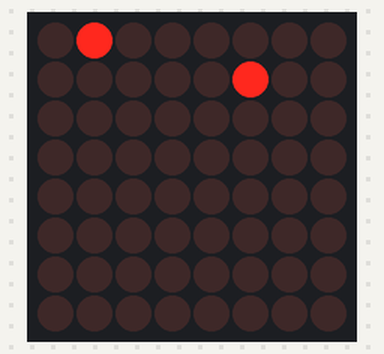
This sketch was run on a simulated Arduino Uno, built with avr-gcc and run on an emulated ATmega328P. On the bench: 8×8 LED matrix. Wiring (inferred from the names in the program): HT16K33 LED driver at I2C address 0x70. What the sketch prints to the serial monitor is not drawn.

Above: at 0.1 s.
At 1.1 s:
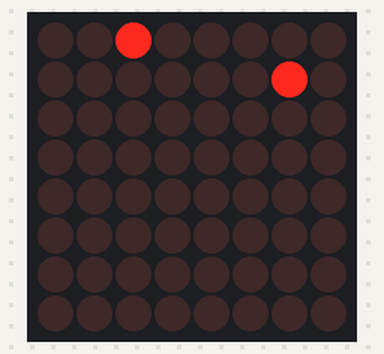
At 2.1 s:
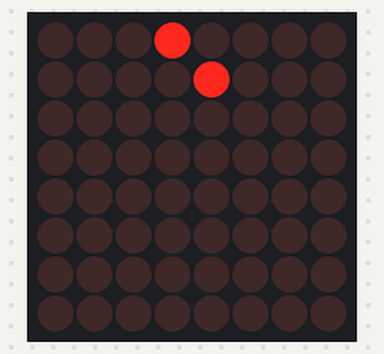

Measured:
- by itself, everything shown: repeats every 3.0 s, in 3 steps
- what the display in image 1 shows lasts 1.0 s, from 1.0 s to 2.0 s

The sketch:

ht16k33.ino
```cpp
#include <Arduino.h>
#include "ht16k33LED.hpp"

Ht16k33led led0(0x70, 0, true);
Ht16k33led led1(0x70, 1, false);

void setup(){
  Serial.begin(115200);
  Serial.println("start.");
  led0.init();
  led1.init();
}

void loop(){
  unsigned int count = 0;
  while(true){
    if(count % 3 == 0){
      led0.write_rgb(1, 0, 0);
      led1.write_rgb(0, 1, 0);
    }else if(count % 3 == 1){
      led0.write_rgb(0, 1, 0);
      led1.write_rgb(0, 0, 1);
    }else{
      led0.write_rgb(0, 0, 1);
      led1.write_rgb(1, 0, 0);
    }

    count++;
    delay(1000);
  }
}
```

ht16k33LED.cpp
```cpp
#include "ht16k33LED.hpp"

// 複数定義しないようにstatic変数はここで実体を定義
bool Ht16k33led::_initialized = false;

Ht16k33led::Ht16k33led(uint8_t address, uint8_t id, bool do_wire_begin)
:_address(address)
,_id(id)
{
  if(do_wire_begin){
    Wire.begin();
  }
}

void Ht16k33led::init(){
  if(_initialized){
    return;
  }
  // システムオシレータON
  Wire.beginTransmission(_address);
  Wire.write(0x21);
  Wire.endTransmission();
  // 点滅OFF
  Wire.beginTransmission(_address);
  Wire.write(0x81);
  Wire.endTransmission();
  // 明るさ1(0-15)
  Wire.beginTransmission(_address);
  Wire.write(0xE1);
  Wire.endTransmission();
  // 全消灯
  Wire.beginTransmission(_address);
  Wire.write(0x00);
  for(int i = 0; i < 8; i++){
    Wire.write(0x00);
    Wire.write(0x00);
  }
  Wire.endTransmission();
  _initialized = true;
}

void Ht16k33led::write_rgb(uint8_t r, uint8_t g, uint8_t b){
  uint16_t row = 0x0000 | (r << (_id * 3)) | (g << (_id * 3 + 1)) | (b << (_id * 3 + 2));
  Wire.beginTransmission(_address);
  Wire.write(_id * 2);
  Wire.write(static_cast<uint8_t>(row & 0x00FF));
  Wire.write((row >> 8));
  Wire.endTransmission();
}

void Ht16k33led::write_row(uint8_t com, uint8_t row1, uint8_t row2){
  Wire.beginTransmission(_address);
  Wire.write(com);
  Wire.write(row1);
  Wire.write(row2);
  Wire.endTransmission();
}

void Ht16k33led::clear(){
  write_rgb(0, 0, 0);
}
```

ht16k33LED.hpp
```cpp
/**
 * @brief ht16K33 フルカラーLED制御クラス
 */

#ifndef HT16K33LED_HPP
#define HT16K33LED_HPP

#include <Wire.h>
#include <Arduino.h>

/**
 * @class Ht16k33led
 * @brief
 */
class Ht16k33led {
private:
  static bool _initialized;
  uint8_t _address = 0;
  uint8_t _id = 0;

public:
  //! idは0始まりで指定する
  Ht16k33led(uint8_t address, uint8_t id, bool do_wire_begin = true);
  void init();
  //! r, g, bは0x00(OFF)か0x01(ON)で指定する
  void write_rgb(uint8_t r, uint8_t g, uint8_t b);
  void write_row(uint8_t com, uint8_t row1, uint8_t row2);
  void clear();
};

#endif
```
